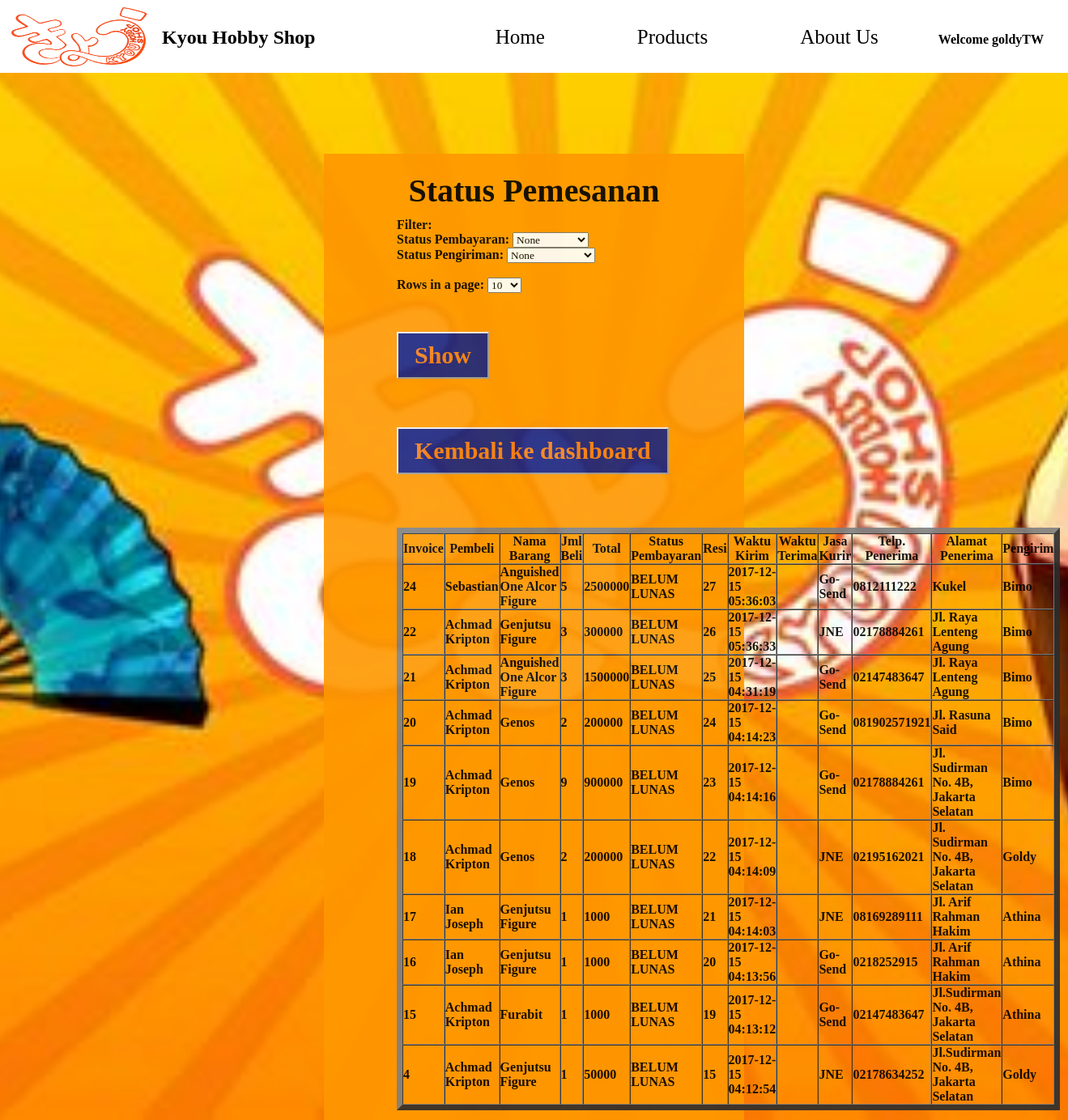
Screenshot of /kyou/cek_status.php (signed in) with the database file from the repository.
### tables this page shows
CREATE TABLE `pembelian` (
  `invoice` int(11) NOT NULL,
  `jml_pembelian` int(11) NOT NULL,
  `metode_bayar` text NOT NULL,
  `ket_status` text NOT NULL,
  `ongkir` int(11) NOT NULL,
  `total` int(11) NOT NULL,
  `username` varchar(15) NOT NULL
);

### kyou/cek_status.php (the view, shortened to what this page needs)
<?php
	$dbname="kyou";
	$dbuser="user";
	$dbhost="localhost";
	$dbpass="";
	$connection = mysqli_connect($dbhost, $dbuser, $dbpass, $dbname);
?>
<!DOCTYPE html>
<html>
<head>
	<link rel="stylesheet" type="text/css" href="style_send.css">
</head>
<body>
	<div id="main">
		<nav>
		 <img src="logo.jpg" width="200" height="90" align="left">
		 <h1 align="left"> Kyou Hobby Shop  </h1>
			<ul>
				<li><a href="index.php">Home</a></li>
				<li><a href="#">Products</a></li>
				<li><a href="#">About Us </a></li>
				<li> <b>Welcome <?php echo $_SESSION['login_user']; ?></li>
			</ul>
		</nav>
	</div>
	<div class="container">
		<h1 align="center">Status Pemesanan</h1>
			<form action="cek_status.php" method="get">
				<label>Filter: </label> <br>
				<label>Status Pembayaran: </label>
				<select name="status_bayar">
				  <option value="">None</option>
				</select>
				<br>
				<label>Status Pengiriman: </label>
				<select name="status_kirim">
				  <option value="">None</option>
				</select>
				<br><br>
				<label>Rows in a page:</label>
				<select  name="limit">
				  <option value="10" selected>10</option>
				</select>
				<br><br>
				<input type="submit" value="Show" class="btn">
			</form>
			<form action="dash_karyawan.php" method="post">
				<input type="submit" value="Kembali ke dashboard" class="btn">
			</form>
			<br><br>
<?php
	$sql = "SELECT * FROM status";
		$sql = $sql . " ORDER BY invoice DESC";
		if(isset($_GET['limit'])){
			$sql = $sql . " LIMIT " . $_GET['limit'];
		} else {
			$sql = $sql . " LIMIT 10";
		}
	$result = $connection->query($sql);
	if ($result->num_rows > 0) {
?>
<table cellpadding ="5" cellspacing ="0" border ="7" style:"color:#0066cc;" align="center">
		<tr>
			<th>Invoice</th>
			<th>Pembeli</th>
			<th>Nama Barang</th>
			<th>Jml Beli</th>
			<th>Total</th>
			<th>Status Pembayaran</th>
			<th>Resi</th>
			<th>Waktu Kirim</th>
			<th>Waktu Terima</th>
			<th>Jasa Kurir</th>
			<th>Telp. Penerima</th>
			<th>Alamat Penerima</th>
			<th>Pengirim</th>
		</tr>
<?php
		while($row = $result->fetch_assoc()) {
?>
		<tr>
			<td> <?php echo $row["invoice"]; ?> </td>
			<td><?php echo $row["pembeli"]; ?> </td>
			<td><?php echo $row["nama_barang"]; ?> </td>
			<td><?php echo $row["jml_pembelian"]; ?> </td>
			<td><?php echo $row["total"]; ?> </td>
			<td><?php echo $row["ket_status"]; ?> </td>
			<td><?php echo $row["resi"]; ?></td>
			<td><?php echo $row["waktu_kirim"]; ?></td>
			<td><?php echo $row["waktu_terima"]; ?></td>
			<td><?php echo $row["kurir"]; ?></td>
			<td><?php echo $row["telp_penerima"]; ?></td>
			<td><?php echo $row["alamat"]; ?></td>
			<td><?php echo $row["pengirim"]; ?></td>
		</tr>
<?php
		}
?>
		</table>
<?php
	} else {
		echo "0 results";
	}
?>
</div>
</body>
</html>

### kyou/style_send.css (style rules this page uses)
* { margin: 0; padding: 0; font-family: "calibri"; }
html, body { height: 100%; width: 100%; }
body { position: relative; background-image: url(back.jpg); background-position: center; background-size: cover; display: inline-block; flex-direction: column; }
#main { position: relative; width: 100%; }
.container { position: relative; padding: 12px 90px; margin-bottom: 10px; margin-top: 100px; margin-left: 400px; margin-right: 400px; background: #FF9800; opacity: 0.9; }
nav { position: relative; width: 100%; height: 90px; background-color: white; line-height: 92px; }
nav ul { float: right; }
nav h1 { float: left; }
nav ul li { list-style-type: none; display: inline-block; margin-right: 30px }
nav ul li a { text-decoration: none; font-size: 25px; color: black; padding: 40px; transition: 0.8s all; }
.container h1 { font-family: Raleway; font-size: 40px; color: black; margin: 10px auto; }
.btn { background: #1A237E; color: #F57F17; font-weight:bold; font-size: 30px; text-decoration: none; padding: 10px 20px; font-family: calibri; cursor:pointer; margin: 30px auto; transition: 0.8s; border-color: unset; }

### rows the page displays
pembelian: invoice "24", pembeli "Sebastian", nama_barang "Anguished One Alcor Figure", jml_pembelian "5", total "2500000", ket_status "BELUM LUNAS", resi "27", waktu_kirim "2017-12-15 05:36:03", kurir "Go-Send", telp_penerima "0812111222", alamat "Kukel", pengirim "Bimo"
pembelian: invoice "22", pembeli "Achmad Kripton", nama_barang "Genjutsu Figure", jml_pembelian "3", total "300000", ket_status "BELUM LUNAS", resi "26", waktu_kirim "2017-12-15 05:36:33", kurir "JNE", telp_penerima "02178884261", alamat "Jl. Raya Lenteng Agung", pengirim "Bimo"
pembelian: invoice "21", pembeli "Achmad Kripton", nama_barang "Anguished One Alcor Figure", jml_pembelian "3", total "1500000", ket_status "BELUM LUNAS", resi "25", waktu_kirim "2017-12-15 04:31:19", kurir "Go-Send", telp_penerima "02147483647", alamat "Jl. Raya Lenteng Agung", pengirim "Bimo"
pembelian: invoice "20", pembeli "Achmad Kripton", nama_barang "Genos", jml_pembelian "2", total "200000", ket_status "BELUM LUNAS", resi "24", waktu_kirim "2017-12-15 04:14:23", kurir "Go-Send", telp_penerima "081902571921", alamat "Jl. Rasuna Said", pengirim "Bimo"
pembelian: invoice "19", pembeli "Achmad Kripton", nama_barang "Genos", jml_pembelian "9", total "900000", ket_status "BELUM LUNAS", resi "23", waktu_kirim "2017-12-15 04:14:16", kurir "Go-Send", telp_penerima "02178884261", alamat "Jl. Sudirman No. 4B, Jakarta Selatan", pengirim "Bimo"
pembelian: invoice "18", pembeli "Achmad Kripton", nama_barang "Genos", jml_pembelian "2", total "200000", ket_status "BELUM LUNAS", resi "22", waktu_kirim "2017-12-15 04:14:09", kurir "JNE", telp_penerima "02195162021", alamat "Jl. Sudirman No. 4B, Jakarta Selatan", pengirim "Goldy"
pembelian: invoice "17", pembeli "Ian Joseph", nama_barang "Genjutsu Figure", jml_pembelian "1", total "1000", ket_status "BELUM LUNAS", resi "21", waktu_kirim "2017-12-15 04:14:03", kurir "JNE", telp_penerima "08169289111", alamat "Jl. Arif Rahman Hakim", pengirim "Athina"
pembelian: invoice "16", pembeli "Ian Joseph", nama_barang "Genjutsu Figure", jml_pembelian "1", total "1000", ket_status "BELUM LUNAS", resi "20", waktu_kirim "2017-12-15 04:13:56", kurir "Go-Send", telp_penerima "0218252915", alamat "Jl. Arif Rahman Hakim", pengirim "Athina"
pembelian: invoice "15", pembeli "Achmad Kripton", nama_barang "Furabit", jml_pembelian "1", total "1000", ket_status "BELUM LUNAS", resi "19", waktu_kirim "2017-12-15 04:13:12", kurir "Go-Send", telp_penerima "02147483647", alamat "Jl.Sudirman No. 4B, Jakarta Selatan", pengirim "Athina"
pembelian: invoice "4", pembeli "Achmad Kripton", nama_barang "Genjutsu Figure", jml_pembelian "1", total "50000", ket_status "BELUM LUNAS", resi "15", waktu_kirim "2017-12-15 04:12:54", kurir "JNE", telp_penerima "02178634252", alamat "Jl.Sudirman No. 4B, Jakarta Selatan", pengirim "Goldy"

### other values shown
$_SESSION['login_user'] "goldyTW"
